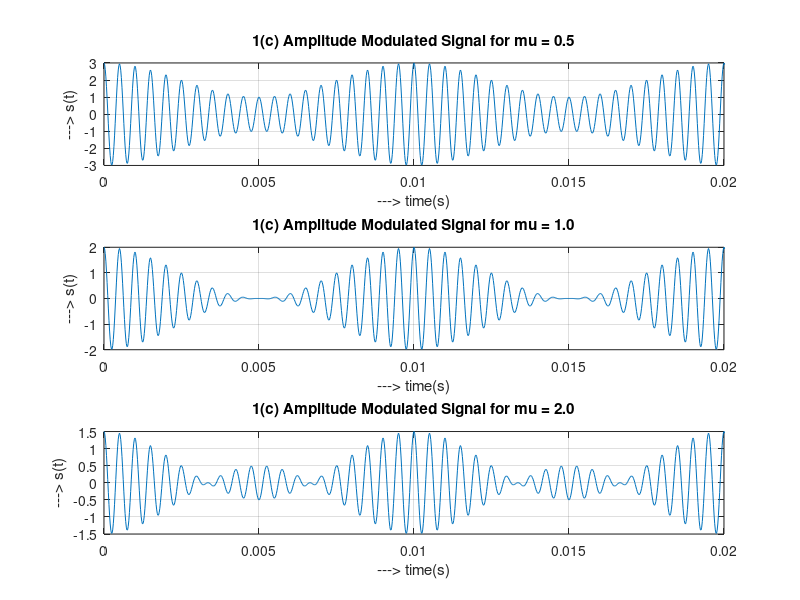

Source code (MATLAB):
clear all; close all; clc;

ka = 1;
fm = 100;       fc = 2000;
Am = 1;         Ac = 1;
fs = 50000;                 %Sampling Frequency
t = [0:fs-1]*1/fs;          %Time vector

m_t = Am*cos(2*pi*fm*t);    %Message Signal
c_t = Ac*cos(2*pi*fc*t);    %Carrier signal

%<====== 1(c) ======>
mu = [0.5 1 2];

for i=1:length(mu)
    Ac = 1/mu(i);
    s_t = Ac.*c_t.*(1 + mu(i).*m_t/Am);  %Generate the transmission signal
    subplot(length(mu), 1, i);           %Plot the signal
    plot(t, s_t);
    xlabel('---> time(s)');    ylabel('---> s(t)');
    xlim([0 0.02]);
    title(sprintf('1(c) Amplitude Modulated Signal for mu = %.1f', mu(i)));
    grid on;
end
